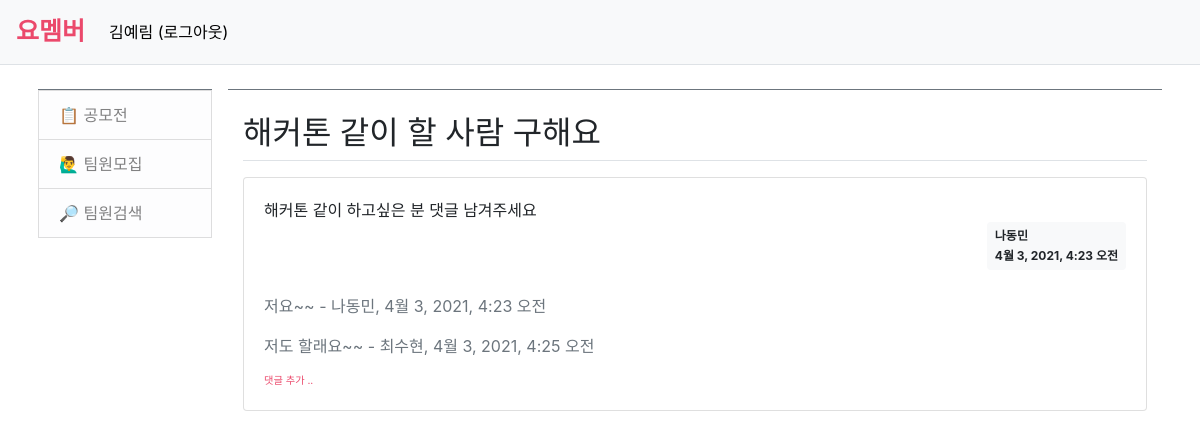
Screenshot of /yomember/team/1/ (signed in) with the database file from the repository.
### yomember/models.py (models this page shows, shortened)
class Question(models.Model):
    subject = models.CharField(max_length=200)
    content = models.TextField()
    create_date = models.DateTimeField()
    author = models.ForeignKey(User, on_delete=models.CASCADE)

class Comment(models.Model):
    author = models.ForeignKey(User, on_delete=models.CASCADE)
    content = models.TextField()
    create_date = models.DateTimeField()
    modify_date = models.DateTimeField(null=True, blank=True)
    question = models.ForeignKey(Question, null=True, blank=True, on_delete=models.CASCADE)

### yomember/views.py (the view)
# urls.py: path('team/<int:question_id>/', views.detail, name='detail'),
def detail(request, question_id):
    question = get_object_or_404(Question, pk=question_id)
    context = {'question': question}
    return render(request, 'yomember/team_detail.html', context)

### templates/yomember/team_detail.html (shortened to what this page needs)
{% extends 'base.html' %}
{% block content %}
{% load static %}
<link rel="stylesheet" type="text/css" href="{% static 'bootstrap.min.css' %}">
<div class="container my-3">
    <h2 class="border-bottom py-2">{{ question.subject }}</h2>
    <div class="card my-3">
        <div class="card-body">
            <div class="card-text" style="white-space: pre-line;">{{ question.content }}</div>
            <div class="d-flex justify-content-end">
                <div class="badge badge-light p-2 text-left">
                    <div class="mb-2">{{ question.author.username }}</div>
                    <div>{{ question.create_date }}</div>
                </div>
            </div>
            {% if question.comment_set.count > 0 %}
            <div class="mt-3">
            {% for comment in question.comment_set.all %}
            <div class="comment py-2 text-muted">
            <span style="white-space: pre-line;">{{ comment.content }}</span>
            <span>
                - {{ comment.author }}, {{ comment.create_date }}
            </span>
            </div>
            {% endfor %}
            </div>
            {% endif %}
            <div>
            <a href="{% url 'yomember:comment_create_question' question.id  %}"
               class="small" style="color: #EB496B;"><small>댓글 추가 ..</small></a>
        </div>
        </div>
    </div>
</div>
{% endblock %}

### templates/navbar.html (shortened to what this page needs)
<nav class="navbar navbar-expand-lg navbar-light bg-light border-bottom">
    <a class="navbar-brand" href="{% url 'yomember:index' %}" style="color: #EB496B; font-weight: bold; font-size: 25px;">요멤버</a>
    <div class="collapse navbar-collapse flex-grow-0" id="navbarNav">
        <ul class="navbar-nav">
            <li class="nav-item ">
                {% if user.is_authenticated %}
                <a class="nav-link" href="{% url 'common:logout' %}" style="color: black;">{{ user.username }} (로그아웃)</a>
                {% else %}
                <a class="nav-link" href="{% url 'common:login' %}" style="color: black;">로그인</a>
                {% endif %}
            </li>
        </ul>
    </div>
</nav>

### rows the page displays
Question: subject "해커톤 같이 할 사람 구해요", content "해커톤 같이 하고싶은 분 댓글 남겨주세요", author.username "나동민", create_date "4월 3, 2021, 4:23 오전"
Comment: content "저요~~", author "나동민", create_date "4월 3, 2021, 4:23 오전"
Comment: content "저도 할래요~~", author "최수현", create_date "4월 3, 2021, 4:25 오전"

### other values shown
{{ user.username }} "김예림"
